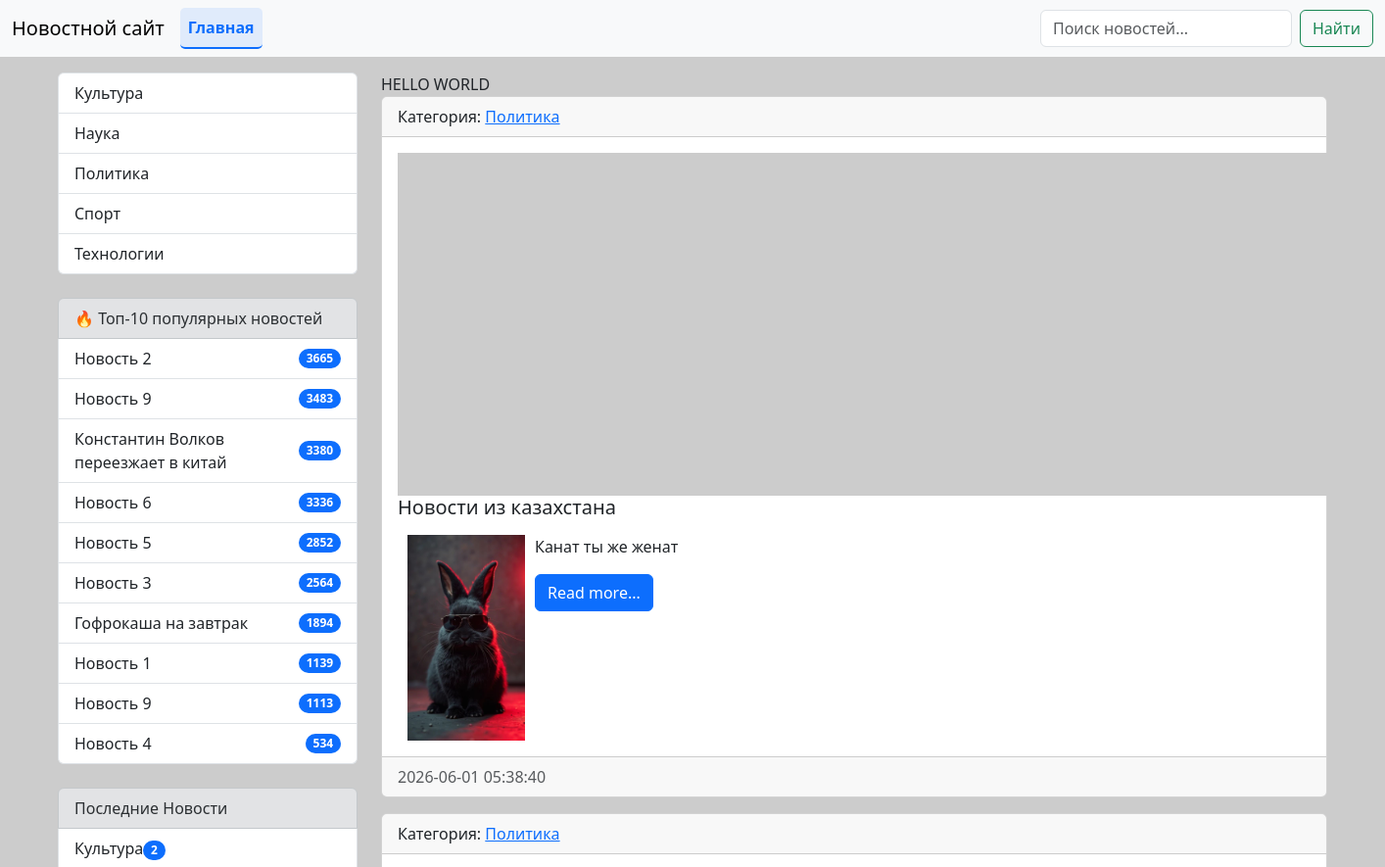
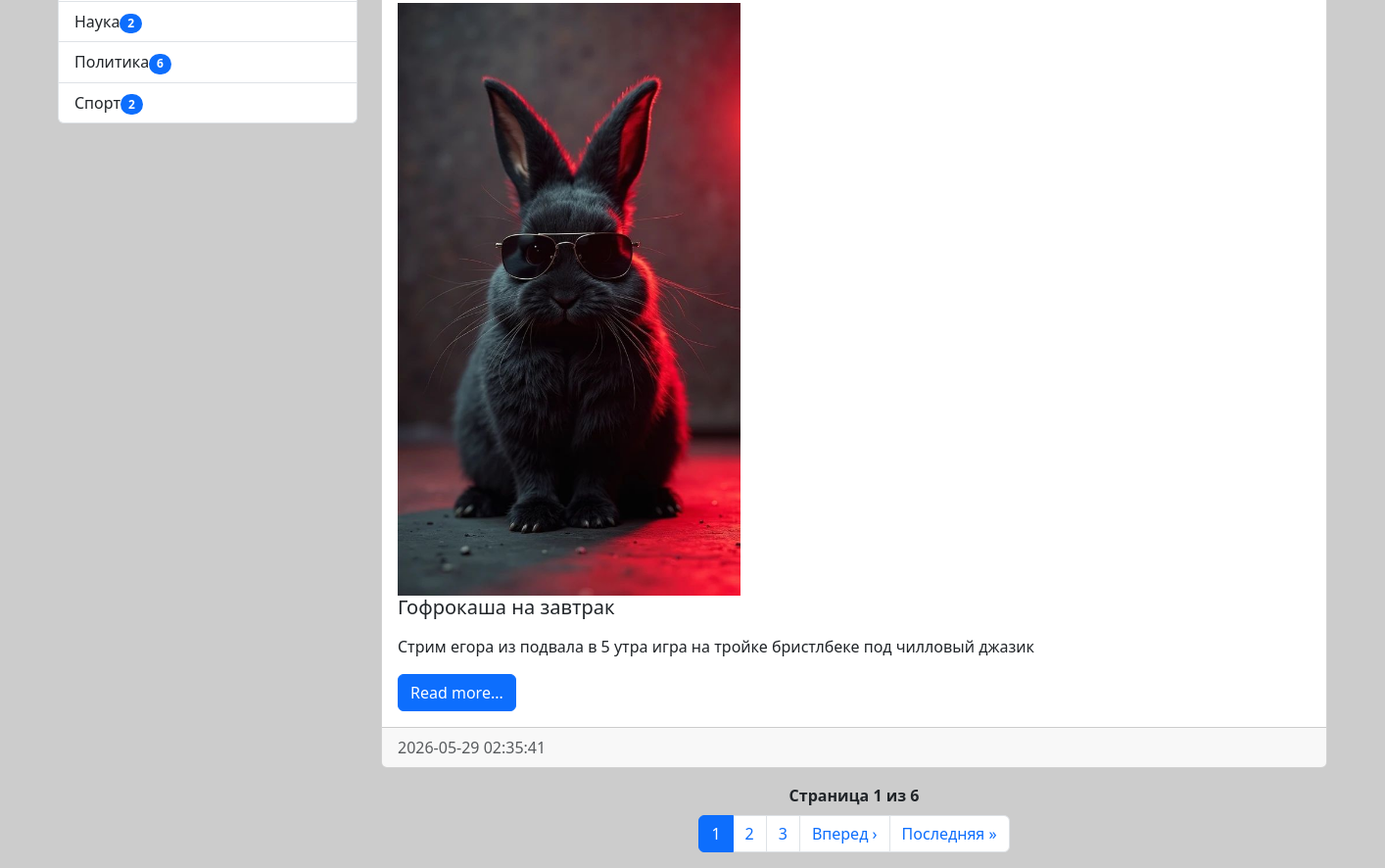
Page /news/ on the committed database (2 pictures, top to bottom).
### news/models.py (models this page shows, shortened)
class Category(models.Model):
    title = models.CharField(max_length=150, db_index=True, verbose_name='Наименование категории')
    def __str__(self):
        return self.title
    def get_absolute_url(self):
        return reverse('news:category', kwargs={'category_id': self.pk})

class News(models.Model):
    title = models.CharField(max_length=150, verbose_name='Наименование')
    content = models.TextField(blank=True, verbose_name='Контент')
    created_at = models.DateTimeField(auto_now_add=True, verbose_name='Дата публикации')
    updated_at = models.DateTimeField(auto_now=True, verbose_name='Обновлено')
    photo = models.ImageField(upload_to='photos/%Y/%m/%d', verbose_name='Фото', blank=True)
    is_published = models.BooleanField(default=True, verbose_name='Опубликовано')
    category = models.ForeignKey(Category, on_delete=models.PROTECT, null=True, verbose_name='Категория', related_name='get_news')
    views = models.IntegerField(default=0, verbose_name='Просмотры')
    def get_absolute_url(self):
        return reverse('news:view_news', kwargs={'pk': self.pk})
    class Meta:
        verbose_name = 'Новость'
        verbose_name_plural = 'Новости'
        ordering = ['-created_at']

### news/views.py (the view)
# urls.py: path('', HomeNews.as_view(), name='home'),
class HomeNews(MyMixin, PopularNewsMixin, ActiveLinkMixin, ListView):
    model = News
    template_name = 'news/home_news_list.html'
    context_object_name = 'news'
    mixin_prop = 'hello world'
    paginate_by = 2
    def get_context_data(self, *, object_list=None, **kwargs):
        context = super().get_context_data(**kwargs)
        context['title'] = self.get_upper('Главная страница')
        context['mixin_prop'] = self.get_prop()
        context['popular_news'] = self.get_popular_news()
        context['active_home'] = 'active'
        return context
    def get_queryset(self):
        return News.objects.filter(is_published=True).select_related('category')

### news/templatetags/news_tags.py (called while the page is built)
@register.simple_tag(name='get_list_categories')
def get_categories():
    return Category.objects.all()

@register.inclusion_tag('news/list_categories.html')
def show_categories(arg1='Последние', arg2='Новости'):
    categories = Category.objects.annotate(cnt=Count('get_news')).filter(cnt__gt=0)
    return {'categories': categories, 'arg1': arg1, 'arg2': arg2}

### news/utils.py (called while the page is built)
    def get_prop(self):
        return self.mixin_prop.upper()

    def get_upper(self, s):
        if isinstance(s, str):
            return s.upper()
        else:
            return s.title.upper()

    def get_popular_news(self):
        popular = cache.get('top_10_popular_news')
        if popular is None:
            popular = list(News.objects.filter(is_published=True).order_by('-views')[:10])
            cache.set('top_10_popular_news', popular, 300)
        return popular

### news/templates/news/home_news_list.html (shortened to what this page needs)
{% extends 'base.html' %}
{% block sidebar %}
{% include 'inc/_sidebar.html' %}
{% endblock %}
{% block content %}
{{mixin_prop}}
{% for item in news %}
<div class="card mb-3">
    <div class="card-header">
        Категория:
        {% if item.category %}
            <a href="{% url 'news:category' item.category.pk %}">{{ item.category }}</a>
        {% else %}
            <span>Без категории</span>
        {% endif %}
    </div>
    <div class="card-body">
        <div class="media">
            {% if item.photo %}
                <img src="{{ item.photo.url }}" alt=" " width="350" class="mr-3">
            {% else %}
                <img src="https://picsum.photos/id/1060/350/235/?blur=2" alt="" class="mr-3">
            {% endif %}
            <div class="media-body">
                <h5 class="card-title">{{ item.title }}</h5>
                <p class="card-text">{{ item.content|safe|linebreaks|truncatewords:50 }}</p>
                <a href="{{ item.get_absolute_url }}" class="btn btn-primary">Read more...</a>
            </div>
        </div>
    </div>
    <div class="card-footer text-muted">
        {{ item.created_at|date:"Y-m-d H:i:s" }}
    </div>
</div>
{% endfor %}
{% endblock %}

### templates/inc/_sidebar.html
{% load news_tags %}
<div class="list-group">
    {% get_list_categories as categories %}
    {% for item in categories %}
        <a href="{% url 'news:category' item.pk %}"
           class="list-group-item list-group-item-action">
           {{ item.title }}
        </a>
    {% endfor %}
</div>
<br>
<div class="list-group">
    <div class="list-group-item list-group-item-secondary">
        🔥 Топ-10 популярных новостей
    </div>
    {% for news in popular_news %}
        <a href="{{ news.get_absolute_url }}"
           class="list-group-item list-group-item-action d-flex justify-content-between align-items-center">
            {{ news.title }}
            <span class="badge bg-primary rounded-pill">{{ news.views }}</span>
        </a>
    {% empty %}
        <div class="list-group-item text-muted">
            Нет популярных новостей
        </div>
    {% endfor %}
</div>
<br>
{% show_categories %}

### news/templates/news/list_categories.html
<div class="list-group">
    <div class="list-group-item list-group-item-secondary">{{ arg1 }} {{ arg2 }}</div>
    {% for item in categories %}
        <a href="{{ item.get_absolute_url }}" class="list-group-item list-group-item-action">{{ item.title }}<span class = "badge bg-primary rounded-pill">{{item.cnt}}</span></a>
    {% endfor %}
</div>

### MySite/static/css/style.css (style rules this page uses)
body { background-color: #ccc; }

### rows in the picture
Category: title "Культура", cnt "2"
Category: title "Наука", cnt "2"
Category: title "Политика", cnt "6"
Category: title "Спорт", cnt "2"
Category: title "Технологии"
News: title "Новость 2", views "3665"
News: title "Новость 9", views "3483"
News: title "Константин Волков переезжает в китай", views "3380"
News: title "Новость 6", views "3336"
News: title "Новость 5", views "2852"
News: title "Новость 3", views "2564"
News: title "Гофрокаша на завтрак", views "1894", category "Политика", photo (picture), content "Стрим егора из подвала в 5 утра игра на тройке бристлбеке под чилловый джазик", created_at "2026-05-29 02:35:41"
News: title "Новость 1", views "1139"
News: title "Новость 9", views "1113"
News: title "Новость 4", views "534"
News: category "Политика", title "Новости из казахстана", content (picture), content "Канат ты же женат", created_at "2026-06-01 05:38:40"

### other values in the picture
{{ arg1 }} "Последние"
{{ arg2 }} "Новости"
{{ mixin_prop }} "HELLO WORLD"
{{ page_obj.number }} "1"
{{ page_obj.paginator.num_pages }} "6"
{{ p }} "1"
{{ p }} "2" "3"
